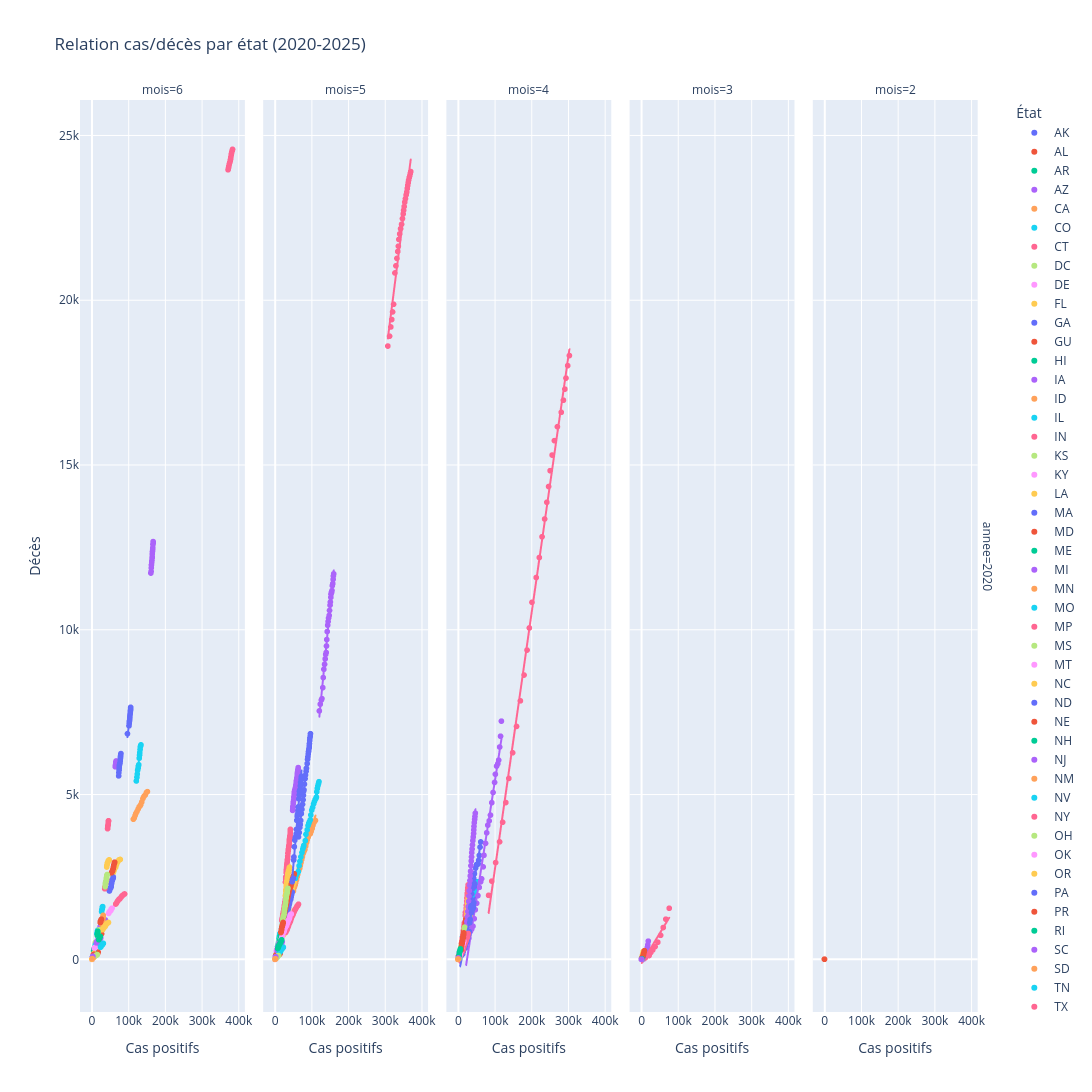

Source (notebook cell):
### Code cell
### Cellule 4 - Graphique avec facettes et régression linéaire ###
data_to_plot = us_states_covid19_daily_df[
    (us_states_covid19_daily_df['cas_positifs'] > 0) & 
    (us_states_covid19_daily_df['deces'] > 0)
].copy()

data_to_plot.dropna(subset=['cas_positifs', 'deces'], inplace=True)

# Extraction année/mois pour les facettes
data_to_plot['annee'] = data_to_plot['date'].dt.year
data_to_plot['mois'] = data_to_plot['date'].dt.month

group_counts = data_to_plot.groupby(['annee', 'mois']).size()
#print(group_counts)


fig = px.scatter(
    data_to_plot,
    x="cas_positifs",
    y="deces",
    facet_row="annee",
    facet_col="mois",
    color="etat",
    trendline="ols",
    labels={
        "cas_positifs": "Cas positifs",
        "deces": "Décès",
        "etat": "État"
    },
    title="Relation cas/décès par état (2020-2025)"
)

fig.update_layout(height=1200, width=1500)
fig.show()
